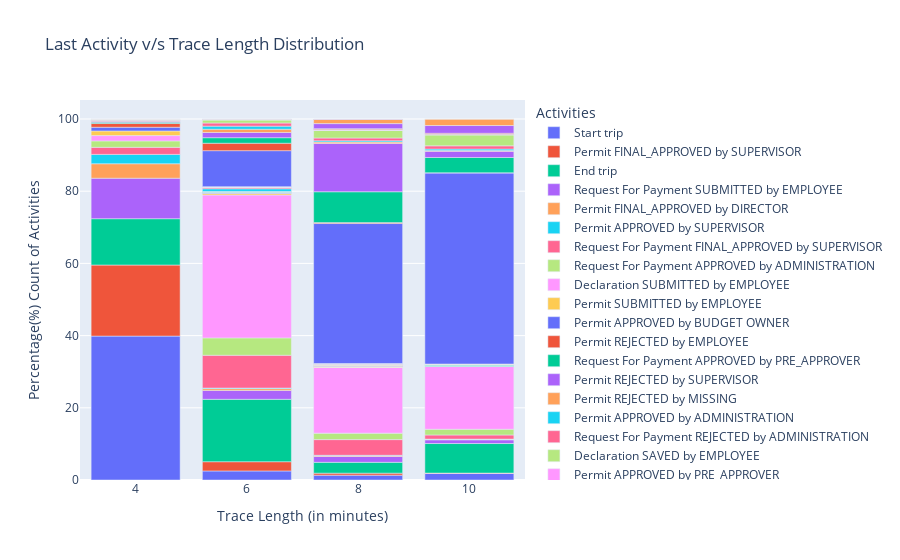

The code cell stored with this chart in its notebook:
### Code cell
# plot the distribution
import plotly.express as px
fig = px.bar(df_dist, x="Trace length", y="Percent count", color="Activities", title="Last Activity v/s Trace Length Distribution")
fig.update_layout(xaxis_title="Trace Length (in minutes)", yaxis_title="Percentage(%) Count of Activities")
fig.update_xaxes(tickvals=[4,6,8,10])
fig.show()
fig.write_html("../docs/activity_vs_trace_length_distribution.html")

### Figure 1 — Plotly figure (JSON) as saved in the notebook; plotly's stock layout.template omitted (floating-point values rounded to 4 significant figures)
{"data": [{"alignmentgroup": "True", "hovertemplate": "Activities=Start trip<br>Trace length=%{x}<br>Percent count=%{y}<extra></extra>", "legendgroup": "Start trip", "marker": {"color": "#636efa", "pattern": {"shape": ""}}, "name": "Start trip", "offsetgroup": "Start trip", "orientation": "v", "showlegend": true, "textposition": "auto", "type": "bar", "x": [4, 6, 8, 10], "xaxis": "x", "y": [39.87, 2.506, 1.336, 1.81], "yaxis": "y"}, {"alignmentgroup": "True", "hovertemplate": "Activities=Permit FINAL_APPROVED by SUPERVISOR<br>Trace length=%{x}<br>Percent count=%{y}<extra></extra>", "legendgroup": "Permit FINAL_APPROVED by SUPERVISOR", "marker": {"color": "#EF553B", "pattern": {"shape": ""}}, "name": "Permit FINAL_APPROVED by SUPERVISOR", "offsetgroup": "Permit FINAL_APPROVED by SUPERVISOR", "orientation": "v", "showlegend": true, "textposition": "auto", "type": "bar", "x": [4, 6, 8, 10], "xaxis": "x", "y": [19.68, 2.561, 0.5568, 0.1114], "yaxis": "y"}, {"alignmentgroup": "True", "hovertemplate": "Activities=End trip<br>Trace length=%{x}<br>Percent count=%{y}<extra></extra>", "legendgroup": "End trip", "marker": {"color": "#00cc96", "pattern": {"shape": ""}}, "name": "End trip", "offsetgroup": "End trip", "orientation": "v", "showlegend": true, "textposition": "auto", "type": "bar", "x": [4, 6, 8, 10], "xaxis": "x", "y": [12.83, 17.29, 3.007, 8.185], "yaxis": "y"}, {"alignmentgroup": "True", "hovertemplate": "Activities=Request For Payment SUBMITTED by EMPLOYEE<br>Trace length=%{x}<br>Percent count=%{y}<extra></extra>", "legendgroup": "Request For Payment SUBMITTED by EMPLOYEE", "marker": {"color": "#ab63fa", "pattern": {"shape": ""}}, "name": "Request For Payment SUBMITTED by EMPLOYEE", "offsetgroup": "Request For Payment SUBMITTED by EMPLOYEE", "orientation": "v", "showlegend": true, "textposition": "auto", "type": "bar", "x": [4, 6, 8, 10], "xaxis": "x", "y": [11.22, 2.45, 1.615, 1.03], "yaxis": "y"}, {"alignmentgroup": "True", "hovertemplate": "Activities=Permit FINAL_APPROVED by DIRECTOR<br>Trace length=%{x}<br>Percent count=%{y}<extra></extra>", "legendgroup": "Permit FINAL_APPROVED by DIRECTOR", "marker": {"color": "#FFA15A", "pattern": {"shape": ""}}, "name": "Permit FINAL_APPROVED by DIRECTOR", "offsetgroup": "Permit FINAL_APPROVED by DIRECTOR", "orientation": "v", "showlegend": true, "textposition": "auto", "type": "bar", "x": [4, 6, 8, 10], "xaxis": "x", "y": [4.009, 0.5011, 0.2227, 0.1392], "yaxis": "y"}, {"alignmentgroup": "True", "hovertemplate": "Activities=Permit APPROVED by SUPERVISOR<br>Trace length=%{x}<br>Percent count=%{y}<extra></extra>", "legendgroup": "Permit APPROVED by SUPERVISOR", "marker": {"color": "#19d3f3", "pattern": {"shape": ""}}, "name": "Permit APPROVED by SUPERVISOR", "offsetgroup": "Permit APPROVED by SUPERVISOR", "orientation": "v", "showlegend": true, "textposition": "auto", "type": "bar", "x": [4, 6, 8, 10], "xaxis": "x", "y": [2.589, 0.167, 0.1114, 0.05568], "yaxis": "y"}, {"alignmentgroup": "True", "hovertemplate": "Activities=Request For Payment FINAL_APPROVED by SUPERVISOR<br>Trace length=%{x}<br>Percent count=%{y}<extra></extra>", "legendgroup": "Request For Payment FINAL_APPROVED by SUPERVISOR", "marker": {"color": "#FF6692", "pattern": {"shape": ""}}, "name": "Request For Payment FINAL_APPROVED by SUPERVISOR", "offsetgroup": "Request For Payment FINAL_APPROVED by SUPERVISOR", "orientation": "v", "showlegend": true, "textposition": "auto", "type": "bar", "x": [4, 6, 8, 10], "xaxis": "x", "y": [1.949, 9.076, 4.343, 1.141], "yaxis": "y"}, {"alignmentgroup": "True", "hovertemplate": "Activities=Request For Payment APPROVED by ADMINISTRATION<br>Trace length=%{x}<br>Percent count=%{y}<extra></extra>", "legendgroup": "Request For Payment APPROVED by ADMINISTRATION", "marker": {"color": "#B6E880", "pattern": {"shape": ""}}, "name": "Request For Payment APPROVED by ADMINISTRATION", "offsetgroup": "Request For Payment APPROVED by ADMINISTRATION", "orientation": "v", "showlegend": true, "textposition": "auto", "type": "bar", "x": [4, 6, 8, 10], "xaxis": "x", "y": [1.782, 4.816, 1.782, 1.587], "yaxis": "y"}, {"alignmentgroup": "True", "hovertemplate": "Activities=Declaration SUBMITTED by EMPLOYEE<br>Trace length=%{x}<br>Percent count=%{y}<extra></extra>", "legendgroup": "Declaration SUBMITTED by EMPLOYEE", "marker": {"color": "#FF97FF", "pattern": {"shape": ""}}, "name": "Declaration SUBMITTED by EMPLOYEE", "offsetgroup": "Declaration SUBMITTED by EMPLOYEE", "orientation": "v", "showlegend": true, "textposition": "auto", "type": "bar", "x": [4, 6, 8, 10], "xaxis": "x", "y": [1.476, 39.59, 18.21, 17.4], "yaxis": "y"}, {"alignmentgroup": "True", "hovertemplate": "Activities=Permit SUBMITTED by EMPLOYEE<br>Trace length=%{x}<br>Percent count=%{y}<extra></extra>", "legendgroup": "Permit SUBMITTED by EMPLOYEE", "marker": {"color": "#FECB52", "pattern": {"shape": ""}}, "name": "Permit SUBMITTED by EMPLOYEE", "offsetgroup": "Permit SUBMITTED by EMPLOYEE", "orientation": "v", "showlegend": true, "textposition": "auto", "type": "bar", "x": [4, 6, 8, 10], "xaxis": "x", "y": [1.281, 0.3898, 0.1114, 0.05568], "yaxis": "y"}, {"alignmentgroup": "True", "hovertemplate": "Activities=Permit APPROVED by BUDGET OWNER<br>Trace length=%{x}<br>Percent count=%{y}<extra></extra>", "legendgroup": "Permit APPROVED by BUDGET OWNER", "marker": {"color": "#636efa", "pattern": {"shape": ""}}, "name": "Permit APPROVED by BUDGET OWNER", "offsetgroup": "Permit APPROVED by BUDGET OWNER", "orientation": "v", "showlegend": true, "textposition": "auto", "type": "bar", "x": [4, 6, 8], "xaxis": "x", "y": [1.03, 0.2227, 0.2227], "yaxis": "y"}, {"alignmentgroup": "True", "hovertemplate": "Activities=Permit REJECTED by EMPLOYEE<br>Trace length=%{x}<br>Percent count=%{y}<extra></extra>", "legendgroup": "Permit REJECTED by EMPLOYEE", "marker": {"color": "#EF553B", "pattern": {"shape": ""}}, "name": "Permit REJECTED by EMPLOYEE", "offsetgroup": "Permit REJECTED by EMPLOYEE", "orientation": "v", "showlegend": true, "textposition": "auto", "type": "bar", "x": [4, 6, 8, 10], "xaxis": "x", "y": [1.03, 0.08352, 0.05568, 0.02784], "yaxis": "y"}, {"alignmentgroup": "True", "hovertemplate": "Activities=Request For Payment APPROVED by PRE_APPROVER<br>Trace length=%{x}<br>Percent count=%{y}<extra></extra>", "legendgroup": "Request For Payment APPROVED by PRE_APPROVER", "marker": {"color": "#00cc96", "pattern": {"shape": ""}}, "name": "Request For Payment APPROVED by PRE_APPROVER", "offsetgroup": "Request For Payment APPROVED by PRE_APPROVER", "orientation": "v", "showlegend": true, "textposition": "auto", "type": "bar", "x": [4, 6, 8, 10], "xaxis": "x", "y": [0.3341, 0.167, 0.167, 0.3062], "yaxis": "y"}, {"alignmentgroup": "True", "hovertemplate": "Activities=Permit REJECTED by SUPERVISOR<br>Trace length=%{x}<br>Percent count=%{y}<extra></extra>", "legendgroup": "Permit REJECTED by SUPERVISOR", "marker": {"color": "#ab63fa", "pattern": {"shape": ""}}, "name": "Permit REJECTED by SUPERVISOR", "offsetgroup": "Permit REJECTED by SUPERVISOR", "orientation": "v", "showlegend": true, "textposition": "auto", "type": "bar", "x": [4, 6], "xaxis": "x", "y": [0.2784, 0.02784], "yaxis": "y"}, {"alignmentgroup": "True", "hovertemplate": "Activities=Permit REJECTED by MISSING<br>Trace length=%{x}<br>Percent count=%{y}<extra></extra>", "legendgroup": "Permit REJECTED by MISSING", "marker": {"color": "#FFA15A", "pattern": {"shape": ""}}, "name": "Permit REJECTED by MISSING", "offsetgroup": "Permit REJECTED by MISSING", "orientation": "v", "showlegend": true, "textposition": "auto", "type": "bar", "x": [4, 6, 8, 10], "xaxis": "x", "y": [0.1949, 0.08352, 0.1114, 0.02784], "yaxis": "y"}, {"alignmentgroup": "True", "hovertemplate": "Activities=Permit APPROVED by ADMINISTRATION<br>Trace length=%{x}<br>Percent count=%{y}<extra></extra>", "legendgroup": "Permit APPROVED by ADMINISTRATION", "marker": {"color": "#19d3f3", "pattern": {"shape": ""}}, "name": "Permit APPROVED by ADMINISTRATION", "offsetgroup": "Permit APPROVED by ADMINISTRATION", "orientation": "v", "showlegend": true, "textposition": "auto", "type": "bar", "x": [4, 6, 8, 10], "xaxis": "x", "y": [0.1114, 0.7517, 0.1114, 0.05568], "yaxis": "y"}, {"alignmentgroup": "True", "hovertemplate": "Activities=Request For Payment REJECTED by ADMINISTRATION<br>Trace length=%{x}<br>Percent count=%{y}<extra></extra>", "legendgroup": "Request For Payment REJECTED by ADMINISTRATION", "marker": {"color": "#FF6692", "pattern": {"shape": ""}}, "name": "Request For Payment REJECTED by ADMINISTRATION", "offsetgroup": "Request For Payment REJECTED by ADMINISTRATION", "orientation": "v", "showlegend": true, "textposition": "auto", "type": "bar", "x": [4, 6, 8, 10], "xaxis": "x", "y": [0.1114, 0.3062, 0.1949, 0.1114], "yaxis": "y"}, {"alignmentgroup": "True", "hovertemplate": "Activities=Declaration SAVED by EMPLOYEE<br>Trace length=%{x}<br>Percent count=%{y}<extra></extra>", "legendgroup": "Declaration SAVED by EMPLOYEE", "marker": {"color": "#B6E880", "pattern": {"shape": ""}}, "name": "Declaration SAVED by EMPLOYEE", "offsetgroup": "Declaration SAVED by EMPLOYEE", "orientation": "v", "showlegend": true, "textposition": "auto", "type": "bar", "x": [4, 6, 8, 10], "xaxis": "x", "y": [0.08352, 0.08352, 0.02784, 0.08352], "yaxis": "y"}, {"alignmentgroup": "True", "hovertemplate": "Activities=Permit APPROVED by PRE_APPROVER<br>Trace length=%{x}<br>Percent count=%{y}<extra></extra>", "legendgroup": "Permit APPROVED by PRE_APPROVER", "marker": {"color": "#FF97FF", "pattern": {"shape": ""}}, "name": "Permit APPROVED by PRE_APPROVER", "offsetgroup": "Permit APPROVED by PRE_APPROVER", "orientation": "v", "showlegend": true, "textposition": "auto", "type": "bar", "x": [4, 6, 8], "xaxis": "x", "y": [0.05568, 0.167, 0.08352], "yaxis": "y"}, {"alignmentgroup": "True", "hovertemplate": "Activities=Request For Payment SAVED by EMPLOYEE<br>Trace length=%{x}<br>Percent count=%{y}<extra></extra>", "legendgroup": "Request For Payment SAVED by EMPLOYEE", "marker": {"color": "#FECB52", "pattern": {"shape": ""}}, "name": "Request For Payment SAVED by EMPLOYEE", "offsetgroup": "Request For Payment SAVED by EMPLOYEE", "orientation": "v", "showlegend": true, "textposition": "auto", "type": "bar", "x": [4, 6], "xaxis": "x", "y": [0.05568, 0.02784], "yaxis": "y"}, {"alignmentgroup": "True", "hovertemplate": "Activities=Declaration FINAL_APPROVED by SUPERVISOR<br>Trace length=%{x}<br>Percent count=%{y}<extra></extra>", "legendgroup": "Declaration FINAL_APPROVED by SUPERVISOR", "marker": {"color": "#636efa", "pattern": {"shape": ""}}, "name": "Declaration FINAL_APPROVED by SUPERVISOR", "offsetgroup": "Declaration FINAL_APPROVED by SUPERVISOR", "orientation": "v", "showlegend": true, "textposition": "auto", "type": "bar", "x": [4, 6, 8, 10], "xaxis": "x", "y": [0.02784, 9.967, 38.78, 52.95], "yaxis": "y"}, {"alignmentgroup": "True", "hovertemplate": "Activities=Send Reminder<br>Trace length=%{x}<br>Percent count=%{y}<extra></extra>", "legendgroup": "Send Reminder", "marker": {"color": "#EF553B", "pattern": {"shape": ""}}, "name": "Send Reminder", "offsetgroup": "Send Reminder", "orientation": "v", "showlegend": true, "textposition": "auto", "type": "bar", "x": [6, 8, 10], "xaxis": "x", "y": [2.06, 0.2506, 0.02784], "yaxis": "y"}, {"alignmentgroup": "True", "hovertemplate": "Activities=Payment Handled<br>Trace length=%{x}<br>Percent count=%{y}<extra></extra>", "legendgroup": "Payment Handled", "marker": {"color": "#00cc96", "pattern": {"shape": ""}}, "name": "Payment Handled", "offsetgroup": "Payment Handled", "orientation": "v", "showlegend": true, "textposition": "auto", "type": "bar", "x": [6, 8, 10], "xaxis": "x", "y": [1.531, 8.547, 4.232], "yaxis": "y"}, {"alignmentgroup": "True", "hovertemplate": "Activities=Declaration APPROVED by ADMINISTRATION<br>Trace length=%{x}<br>Percent count=%{y}<extra></extra>", "legendgroup": "Declaration APPROVED by ADMINISTRATION", "marker": {"color": "#ab63fa", "pattern": {"shape": ""}}, "name": "Declaration APPROVED by ADMINISTRATION", "offsetgroup": "Declaration APPROVED by ADMINISTRATION", "orientation": "v", "showlegend": true, "textposition": "auto", "type": "bar", "x": [6, 8, 10], "xaxis": "x", "y": [1.448, 13.39, 1.698], "yaxis": "y"}, {"alignmentgroup": "True", "hovertemplate": "Activities=Request For Payment REJECTED by EMPLOYEE<br>Trace length=%{x}<br>Percent count=%{y}<extra></extra>", "legendgroup": "Request For Payment REJECTED by EMPLOYEE", "marker": {"color": "#FFA15A", "pattern": {"shape": ""}}, "name": "Request For Payment REJECTED by EMPLOYEE", "offsetgroup": "Request For Payment REJECTED by EMPLOYEE", "orientation": "v", "showlegend": true, "textposition": "auto", "type": "bar", "x": [6, 8, 10], "xaxis": "x", "y": [0.8909, 0.3619, 0.2227], "yaxis": "y"}, {"alignmentgroup": "True", "hovertemplate": "Activities=Declaration APPROVED by PRE_APPROVER<br>Trace length=%{x}<br>Percent count=%{y}<extra></extra>", "legendgroup": "Declaration APPROVED by PRE_APPROVER", "marker": {"color": "#19d3f3", "pattern": {"shape": ""}}, "name": "Declaration APPROVED by PRE_APPROVER", "offsetgroup": "Declaration APPROVED by PRE_APPROVER", "orientation": "v", "showlegend": true, "textposition": "auto", "type": "bar", "x": [6, 8, 10], "xaxis": "x", "y": [0.863, 0.3619, 0.4176], "yaxis": "y"}, {"alignmentgroup": "True", "hovertemplate": "Activities=Request For Payment APPROVED by BUDGET OWNER<br>Trace length=%{x}<br>Percent count=%{y}<extra></extra>", "legendgroup": "Request For Payment APPROVED by BUDGET OWNER", "marker": {"color": "#FF6692", "pattern": {"shape": ""}}, "name": "Request For Payment APPROVED by BUDGET OWNER", "offsetgroup": "Request For Payment APPROVED by BUDGET OWNER", "orientation": "v", "showlegend": true, "textposition": "auto", "type": "bar", "x": [6, 8, 10], "xaxis": "x", "y": [0.863, 0.7795, 0.8909], "yaxis": "y"}, {"alignmentgroup": "True", "hovertemplate": "Activities=Request Payment<br>Trace length=%{x}<br>Percent count=%{y}<extra></extra>", "legendgroup": "Request Payment", "marker": {"color": "#B6E880", "pattern": {"shape": ""}}, "name": "Request Payment", "offsetgroup": "Request Payment", "orientation": "v", "showlegend": true, "textposition": "auto", "type": "bar", "x": [6, 8, 10], "xaxis": "x", "y": [0.8352, 2.088, 3.007], "yaxis": "y"}, {"alignmentgroup": "True", "hovertemplate": "Activities=Request For Payment FINAL_APPROVED by DIRECTOR<br>Trace length=%{x}<br>Percent count=%{y}<extra></extra>", "legendgroup": "Request For Payment FINAL_APPROVED by DIRECTOR", "marker": {"color": "#FF97FF", "pattern": {"shape": ""}}, "name": "Request For Payment FINAL_APPROVED by DIRECTOR", "offsetgroup": "Request For Payment FINAL_APPROVED by DIRECTOR", "orientation": "v", "showlegend": true, "textposition": "auto", "type": "bar", "x": [6, 8, 10], "xaxis": "x", "y": [0.08352, 0.167, 0.1114], "yaxis": "y"}, {"alignmentgroup": "True", "hovertemplate": "Activities=Request For Payment REJECTED by SUPERVISOR<br>Trace length=%{x}<br>Percent count=%{y}<extra></extra>", "legendgroup": "Request For Payment REJECTED by SUPERVISOR", "marker": {"color": "#FECB52", "pattern": {"shape": ""}}, "name": "Request For Payment REJECTED by SUPERVISOR", "offsetgroup": "Request For Payment REJECTED by SUPERVISOR", "orientation": "v", "showlegend": true, "textposition": "auto", "type": "bar", "x": [6, 10], "xaxis": "x", "y": [0.08352, 0.02784], "yaxis": "y"}, {"alignmentgroup": "True", "hovertemplate": "Activities=Request For Payment APPROVED by SUPERVISOR<br>Trace length=%{x}<br>Percent count=%{y}<extra></extra>", "legendgroup": "Request For Payment APPROVED by SUPERVISOR", "marker": {"color": "#636efa", "pattern": {"shape": ""}}, "name": "Request For Payment APPROVED by SUPERVISOR", "offsetgroup": "Request For Payment APPROVED by SUPERVISOR", "orientation": "v", "showlegend": true, "textposition": "auto", "type": "bar", "x": [6, 8, 10], "xaxis": "x", "y": [0.05568, 0.08352, 0.05568], "yaxis": "y"}, {"alignmentgroup": "True", "hovertemplate": "Activities=Declaration APPROVED by SUPERVISOR<br>Trace length=%{x}<br>Percent count=%{y}<extra></extra>", "legendgroup": "Declaration APPROVED by SUPERVISOR", "marker": {"color": "#EF553B", "pattern": {"shape": ""}}, "name": "Declaration APPROVED by SUPERVISOR", "offsetgroup": "Declaration APPROVED by SUPERVISOR", "orientation": "v", "showlegend": true, "textposition": "auto", "type": "bar", "x": [6, 8, 10], "xaxis": "x", "y": [0.02784, 0.2506, 0.2784], "yaxis": "y"}, {"alignmentgroup": "True", "hovertemplate": "Activities=Permit REJECTED by ADMINISTRATION<br>Trace length=%{x}<br>Percent count=%{y}<extra></extra>", "legendgroup": "Permit REJECTED by ADMINISTRATION", "marker": {"color": "#00cc96", "pattern": {"shape": ""}}, "name": "Permit REJECTED by ADMINISTRATION", "offsetgroup": "Permit REJECTED by ADMINISTRATION", "orientation": "v", "showlegend": true, "textposition": "auto", "type": "bar", "x": [6], "xaxis": "x", "y": [0.02784], "yaxis": "y"}, {"alignmentgroup": "True", "hovertemplate": "Activities=Declaration FINAL_APPROVED by DIRECTOR<br>Trace length=%{x}<br>Percent count=%{y}<extra></extra>", "legendgroup": "Declaration FINAL_APPROVED by DIRECTOR", "marker": {"color": "#ab63fa", "pattern": {"shape": ""}}, "name": "Declaration FINAL_APPROVED by DIRECTOR", "offsetgroup": "Declaration FINAL_APPROVED by DIRECTOR", "orientation": "v", "showlegend": true, "textposition": "auto", "type": "bar", "x": [8, 10], "xaxis": "x", "y": [1.392, 2.144], "yaxis": "y"}, {"alignmentgroup": "True", "hovertemplate": "Activities=Declaration APPROVED by BUDGET OWNER<br>Trace length=%{x}<br>Percent count=%{y}<extra></extra>", "legendgroup": "Declaration APPROVED by BUDGET OWNER", "marker": {"color": "#FFA15A", "pattern": {"shape": ""}}, "name": "Declaration APPROVED by BUDGET OWNER", "offsetgroup": "Declaration APPROVED by BUDGET OWNER", "orientation": "v", "showlegend": true, "textposition": "auto", "type": "bar", "x": [8, 10], "xaxis": "x", "y": [1.141, 1.782], "yaxis": "y"}, {"alignmentgroup": "True", "hovertemplate": "Activities=Request For Payment REJECTED by PRE_APPROVER<br>Trace length=%{x}<br>Percent count=%{y}<extra></extra>", "legendgroup": "Request For Payment REJECTED by PRE_APPROVER", "marker": {"color": "#19d3f3", "pattern": {"shape": ""}}, "name": "Request For Payment REJECTED by PRE_APPROVER", "offsetgroup": "Request For Payment REJECTED by PRE_APPROVER", "orientation": "v", "showlegend": true, "textposition": "auto", "type": "bar", "x": [8, 10], "xaxis": "x", "y": [0.08352, 0.02784], "yaxis": "y"}, {"alignmentgroup": "True", "hovertemplate": "Activities=Permit REJECTED by BUDGET OWNER<br>Trace length=%{x}<br>Percent count=%{y}<extra></extra>", "legendgroup": "Permit REJECTED by BUDGET OWNER", "marker": {"color": "#FF6692", "pattern": {"shape": ""}}, "name": "Permit REJECTED by BUDGET OWNER", "offsetgroup": "Permit REJECTED by BUDGET OWNER", "orientation": "v", "showlegend": true, "textposition": "auto", "type": "bar", "x": [8], "xaxis": "x", "y": [0.05568], "yaxis": "y"}], "layout": {"barmode": "relative", "legend": {"title": {"text": "Activities"}, "tracegroupgap": 0}, "title": {"text": "Last Activity v/s Trace Length Distribution"}, "xaxis": {"anchor": "y", "domain": [0, 1], "tickvals": [4, 6, 8, 10], "title": {"text": "Trace Length (in minutes)"}}, "yaxis": {"anchor": "x", "domain": [0, 1], "title": {"text": "Percentage(%) Count of Activities"}}}}
